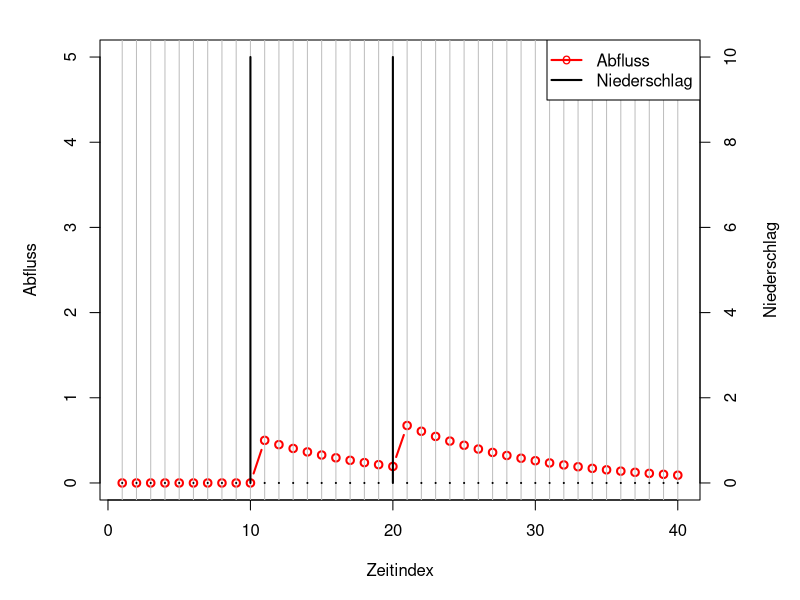
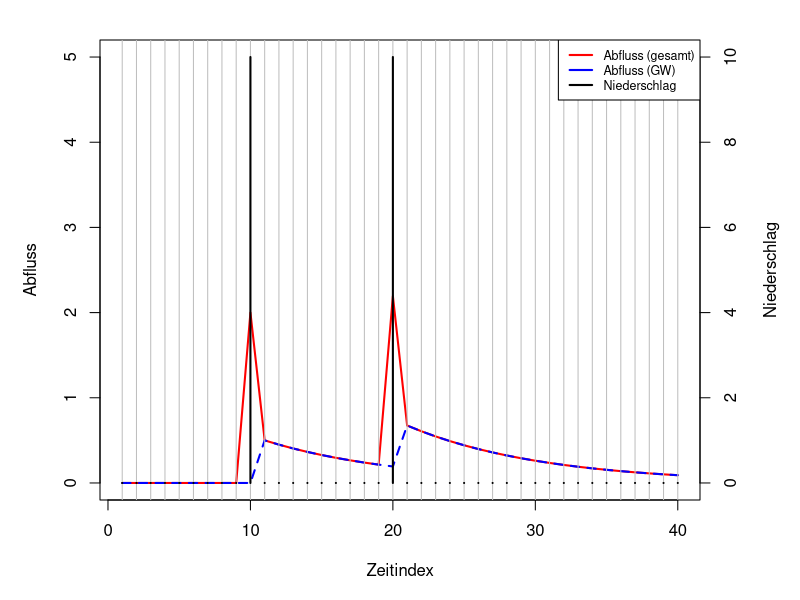

Generate these figures, in order, with R:
# Seminar zu "Einfuehrung in die Modellierung"

# Workspace ausleeren
rm(list = ls())


# ABC-MODELL
# ----------

# AUFGABE: Implementiere das abc-Modell als gleichnamige 
#   R-Funktion mit den Argumenten P, a, b, c. 
#   P: Vektor mit Niederschlagshoehen
#   a, b, c: Parameter des abc-Modells
#   return: Vektor des Abflusses (gleiche Laenge wie P)
abc = function(P, a, b, c) {
  #<
  stopifnot(a+b<=1)
  stopifnot(c<=1)
  # Fuer den Grundwasserpeicher G muessen wir einen Startwert annehmen.
  G = 0
  # Ergebniscontainer fuer den Gesamtabfluss
  Q = rep(0., length(P))
  for (i in 1:length(P)) {
    Q[i] = (1-a-b) * P[i] + c * G
    G = (1-c)*G + a*P[i]
  }
  return(Q)
  #>
}

# AUFGABE: Wende nun die Funktion auf einen ausgedachten Nieder-
#   schlag an und spiele mit den Parametern a, b und c. Beschreibe
#   die Effekte unterschiedlicher Parameterwerte und versuche,
#   diese hydrologisch zu interpretieren! 
zeit = 1:40 # Tage, Monate, Jahre?
P = rep(0., length(zeit))
# Wir lassen es in den Zeitschritten 10 und 20 jeweils 10 Einheiten regnen...
P[c(10,20)] = 10.
# Anwendung der Funktion
Q = abc(P, 0.5, 0.5, 0.1)

# Darstellung als Zeitreihendiagramm
par(mar = c(5,5,2,5))
plot(zeit, Q, type="b", lwd=2, col="red", 
     xlab="Zeitindex", ylab="Abfluss", ylim=c(0,5))
abline(v=zeit, col="grey")
par(new = T)
plot(zeit, P, type="h", lwd=2, axes=F, xlab=NA, ylab=NA)
axis(side = 4)
mtext(side = 4, line = 3, "Niederschlag")
legend("topright", legend=c("Abfluss", "Niederschlag"),
       lwd=c(2,2), col=c("red", "black"), pch=c("o",""))

# AUFGABE: Modifiziere Deine Funktion abc so, dass nicht nur die
#   Ganglinie des Gesamtabflusses, sondern auch die Ganglinie
#   des Grundwasserabflusses zurueckgegeben wird. Nutze dafuer
#   den Datentyp einer Liste (list), in welchen man beliebige
#   Datentypen einbetten kann, z.B. so: return(list(Q=x1, Qgw=x2))
abc2 = function(P, a, b, c) {
  #<
  stopifnot(a+b<=1)
  stopifnot(c<=1)
  # Fuer den Grundwassspeicher G muessen wir einen Startwert annehmen.
  G = 0
  # Ergebniscontainer fuer den Gesamtabfluss
  Q = rep(0., length(P))
  # Ergebniscontainer fuer GW-Abfluss
  Qgw = rep(0., length(P))
  for (i in 1:length(P)) {
    Q[i] = (1-a-b) * P[i] + c * G
    Qgw[i] = c * G
    G = (1-c)*G + a*P[i]
  }
  return(list(Q=Q, Qgw=Qgw))
  #>
}

# AUFGABE: Wende die neue Funktion an. Erstelle dann
#   ein Diagramm, in welchem Du Gesamtabfluss und 
#   Grundwasserabfluss einzeichnest (basierend auf dem ersten 
#   Diagramm).

#   ACHTUNG: Deine Funktion gibt nun eine Liste
#   zurueck (zeige dies mit Hilfe des "str"-Befehls).
#   Auf Element x einer Liste y greift man so zu: y$x
out = abc2(P, 0.5, 0.3, 0.1)
str(out)

#<
# Darstellung als Zeitreihendiagramm
par(mar = c(5,5,2,5))
plot(zeit, out$Q, type="l", lwd=2, col="red", 
     xlab="Zeitindex", ylab="Abfluss", ylim=c(0,5))
lines(zeit, out$Qgw, lwd=2, col="blue", lty="dashed")
abline(v=zeit, col="grey")
par(new = T)
plot(zeit, P, type="h", lwd=2, axes=F, xlab=NA, ylab=NA)
axis(side = 4)
mtext(side = 4, line = 3, "Niederschlag")
legend("topright", 
       legend=c("Abfluss (gesamt)", "Abfluss (GW)", "Niederschlag"),
       lwd=2, col=c("red","blue", "black"), cex=0.75)
#>
